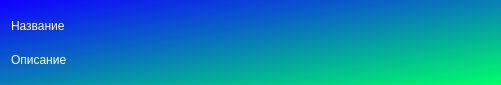
<?xml version="1.0" encoding="UTF-8"?>
<ui version="4.0">
 <class>Form</class>
 <widget class="QWidget" name="Form">
  <property name="geometry">
   <rect>
    <x>0</x>
    <y>0</y>
    <width>501</width>
    <height>85</height>
   </rect>
  </property>
  <property name="windowTitle">
   <string>Form</string>
  </property>
  <property name="windowIcon">
   <iconset>
    <normaloff>icons/app_ico.png</normaloff>icons/app_ico.png</iconset>
  </property>
  <property name="styleSheet">
   <string notr="true">#Form{
background-color: qlineargradient(spread:pad, x1:0, y1:0, x2:1, y2:1, stop:0 rgba(14, 0, 255, 255), stop:1 rgba(0, 255, 104, 255));
}
QLabel{
font: 63 12pt &quot;Segoe UI Semibold&quot;;
	color: rgb(255, 255, 255);

}</string>
  </property>
  <layout class="QVBoxLayout" name="verticalLayout" stretch="0,0">
   <item>
    <widget class="QLabel" name="lbl_name">
     <property name="text">
      <string>Название</string>
     </property>
    </widget>
   </item>
   <item>
    <widget class="QLabel" name="lbl_desc">
     <property name="text">
      <string>Описание</string>
     </property>
    </widget>
   </item>
  </layout>
 </widget>
 <resources/>
 <connections/>
</ui>
